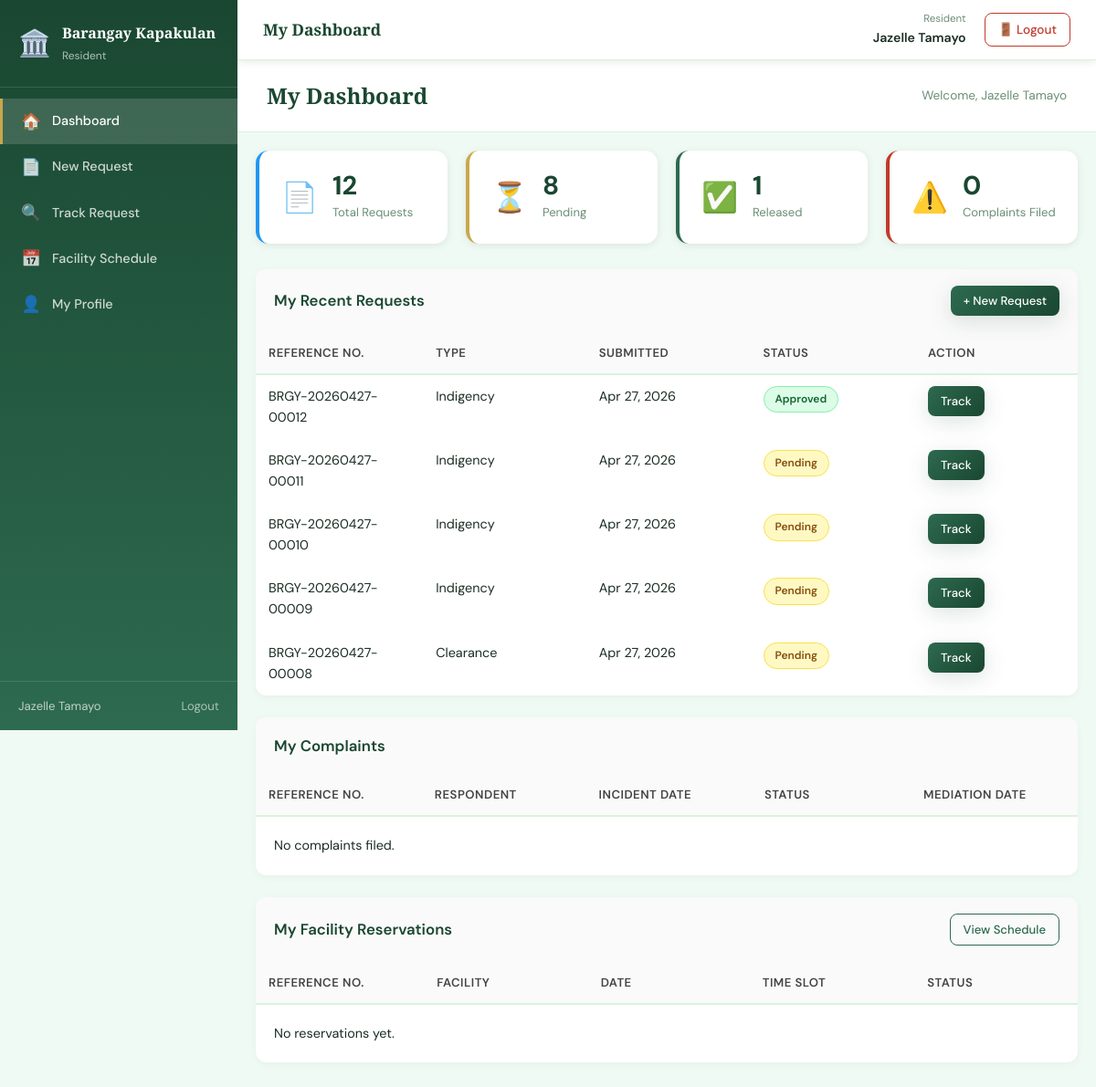
The page /resident/dashboard.php (signed in) on the database as committed earlier.
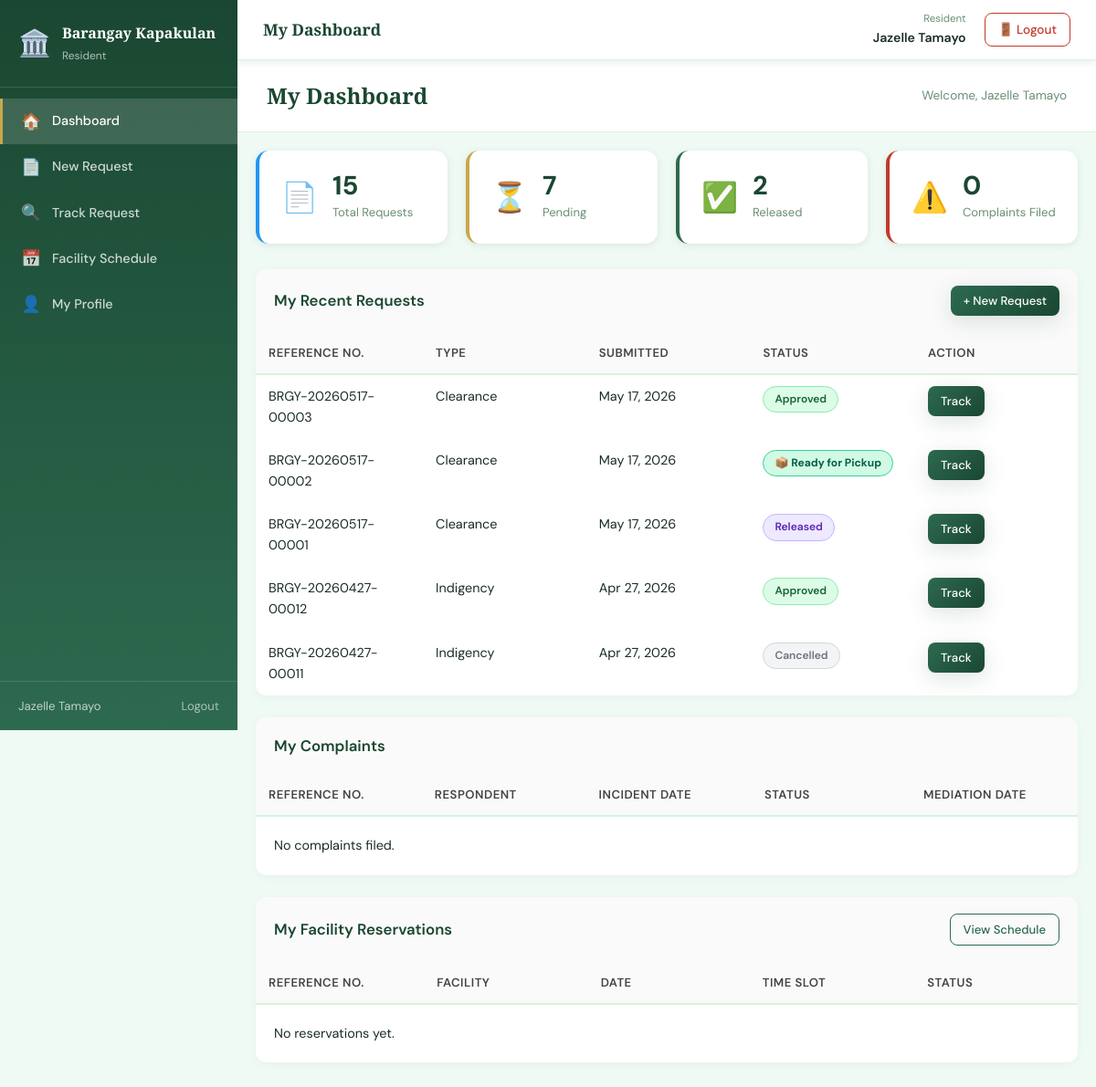
The same page on the database as committed later.
### tables this page shows
CREATE TABLE `servicerequest` (
  `RequestID` int(11) NOT NULL,
  `ReferenceNo` varchar(30) NOT NULL,
  `ResidentID` int(11) NOT NULL,
  `RequestType` enum('Clearance','Indigency','FacilityReservation','Complaint') NOT NULL,
  `Purpose` text DEFAULT NULL,
  `Status` enum('Pending','ForApproval','Approved','Prepared','Released','Rejected','Cancelled') DEFAULT 'Pending',
  `Remarks` text DEFAULT NULL,
  `ProcessedBy` int(11) DEFAULT NULL,
  `ProcessedAt` datetime DEFAULT NULL,
  `ReleasedBy` int(11) DEFAULT NULL,
  `ReleasedAt` datetime DEFAULT NULL,
  `CancelledBy` int(11) DEFAULT NULL,
  `CancelledAt` datetime DEFAULT NULL,
  `CancellationReason` text DEFAULT NULL,
  `CreatedBy` int(11) DEFAULT NULL,
  `CreatedAt` datetime DEFAULT current_timestamp(),
  `UpdatedAt` datetime DEFAULT current_timestamp() ON UPDATE current_timestamp(),
  `SecretaryNote` text DEFAULT NULL,
  `PreparedBy` int(11) DEFAULT NULL,
  `PreparedAt` datetime DEFAULT NULL
);

### resident/dashboard.php (the view, shortened to what the changed rows need)
<?php
include '../includes/header.php';
$user_id = $_SESSION['user_id'];
$pdo = get_db();
$stmt = $pdo->prepare("SELECT ResidentID FROM UserAccount WHERE UserAccountID = ?");
$stmt->execute([$user_id]);
$resident    = $stmt->fetch();
$resident_id = $resident ? $resident['ResidentID'] : null;
$total_requests    = 0;
$pending_requests  = 0;
$released_requests = 0;
$recent_requests   = [];
function statusLabel(string $status): string {
    return [
        'Pending'     => 'Pending',
        'ForApproval' => 'For Approval',
        'Approved'    => 'Approved',
        'Prepared'    => '📦 Ready for Pickup',
        'Released'    => 'Released',
        'Rejected'    => 'Rejected',
        'Cancelled'   => 'Cancelled',
    ][$status] ?? $status;
}
if ($resident_id) {
    $stmt = $pdo->prepare("SELECT COUNT(*) FROM ServiceRequest WHERE ResidentID = ?");
    $stmt->execute([$resident_id]);
    $total_requests = $stmt->fetchColumn();
    $stmt = $pdo->prepare("SELECT COUNT(*) FROM ServiceRequest WHERE ResidentID = ? AND Status IN ('Pending', 'ForApproval')");
    $stmt->execute([$resident_id]);
    $pending_requests = $stmt->fetchColumn();
    $stmt = $pdo->prepare("SELECT COUNT(*) FROM ServiceRequest WHERE ResidentID = ? AND Status = 'Released'");
    $stmt->execute([$resident_id]);
    $released_requests = $stmt->fetchColumn();
    $stmt = $pdo->prepare("
        SELECT RequestID, ReferenceNo, RequestType, CreatedAt, Status
        FROM ServiceRequest
        WHERE ResidentID = ?
        ORDER BY CreatedAt DESC
        LIMIT 5
    ");
    $stmt->execute([$resident_id]);
    $recent_requests = $stmt->fetchAll();
}
?>
<div class="app-layout">
    <?php include '../includes/sidebar.php'; ?>
    <main class="main-content">
        <div class="page-header">
            <h1>My Dashboard</h1>
        </div>
        <div class="page-body">
            <div class="stats-grid">
                <div class="stat-card stat-blue">
                    <div class="stat-info">
                        <span class="stat-value"><?= $total_requests ?></span>
                        <span class="stat-label">Total Requests</span>
                    </div>
                </div>
                <div class="stat-card stat-yellow">
                    <div class="stat-info">
                        <span class="stat-value"><?= $pending_requests ?></span>
                        <span class="stat-label">Pending</span>
                    </div>
                </div>
                <div class="stat-card stat-green">
                    <div class="stat-info">
                        <span class="stat-value"><?= $released_requests ?></span>
                        <span class="stat-label">Released</span>
                    </div>
                </div>
            </div>
            <div class="card">
                <table class="data-table">
                    <thead>
                        <tr>
                            <th>Reference No.</th>
                            <th>Type</th>
                            <th>Submitted</th>
                            <th>Status</th>
                            <th>Action</th>
                        </tr>
                    </thead>
                    <tbody>
                        <?php if (empty($recent_requests)): ?>
                            <tr>
                                <td colspan="5" class="empty-row">
                                    You have no requests yet. <a href="new_request.php">Create one now.</a>
                                </td>
                            </tr>
                        <?php else: ?>
                            <?php foreach ($recent_requests as $req): ?>
                                <tr>
                                    <td><?= htmlspecialchars($req['ReferenceNo']) ?></td>
                                    <td><?= htmlspecialchars($req['RequestType']) ?></td>
                                    <td><?= date('M d, Y', strtotime($req['CreatedAt'])) ?></td>
                                    <td>
                                        <span class="status-badge status-<?= strtolower($req['Status']) ?>">
                                            <?= statusLabel($req['Status']) ?>
                                        </span>
                                    </td>
                                    <td>
                                        <a href="track_request.php?ref=<?= urlencode($req['ReferenceNo']) ?>"
                                           class="btn btn-small btn-primary">Track</a>
                                    </td>
                                </tr>
                            <?php endforeach; ?>
                        <?php endif; ?>
                    </tbody>
                </table>
            </div>
            <div class="card mt-4">
                <table class="data-table">
                    <thead>
                        <tr>
                            <th>Reference No.</th>
                            <th>Respondent</th>
                            <th>Incident Date</th>
                            <th>Status</th>
                            <th>Mediation Date</th>
                        </tr>
                    </thead>
                </table>
            </div>
            <div class="card mt-4">
                <table class="data-table">
                    <thead>
                        <tr>
                            <th>Reference No.</th>
                            <th>Facility</th>
                            <th>Date</th>
                            <th>Time Slot</th>
                            <th>Status</th>
                        </tr>
                    </thead>
                </table>
            </div>
        </div>
    </main>
</div>
<?php include '../includes/footer.php'; ?>

### includes/sidebar.php (shortened to what the changed rows need)
<?php
$role    = $_SESSION['role'] ?? '';
$current = $_SERVER['PHP_SELF'];
function nav_link(string $href, string $icon, string $label, string $current): string
{
    $active = (strpos($current, basename($href)) !== false) ? 'active' : '';
    return "
        <a href=\"$href\" class=\"nav-link $active\">
            <span class=\"nav-icon\">$icon</span>
            $label
        </a>";
}
?>
<aside class="sidebar">
    <nav class="sidebar-nav">
        <?php foreach ($menus[$role] ?? [] as $item): ?>
            <?= nav_link($item['href'], $item['icon'], $item['label'], $current) ?>
        <?php endforeach; ?>
    </nav>
</aside>

Rows that differ between the two databases and show on the page:
no longer on this page (row unchanged): servicerequest: ReferenceNo "BRGY-20260427-00010", RequestType "Indigency", CreatedAt "Apr 27, 2026", Status "Pending"
no longer on this page (row unchanged): servicerequest: ReferenceNo "BRGY-20260427-00009", RequestType "Indigency", CreatedAt "Apr 27, 2026", Status "Pending"
no longer on this page (row unchanged): servicerequest: ReferenceNo "BRGY-20260427-00008", RequestType "Clearance", CreatedAt "Apr 27, 2026", Status "Pending"
added servicerequest: ReferenceNo "BRGY-20260517-00003", RequestType "Clearance", CreatedAt "May 17, 2026", Status "Approved"
added servicerequest: ReferenceNo "BRGY-20260517-00002", RequestType "Clearance", CreatedAt "May 17, 2026", Status "📦 Ready for Pickup"
added servicerequest: ReferenceNo "BRGY-20260517-00001", RequestType "Clearance", CreatedAt "May 17, 2026", Status "Released"
changed servicerequest "BRGY-20260427-00011": Status "Pending" → "Cancelled"
Other text that changed with them:
$total_requests: "12" → "15"
$pending_requests: "8" → "7"
$released_requests: "1" → "2"
